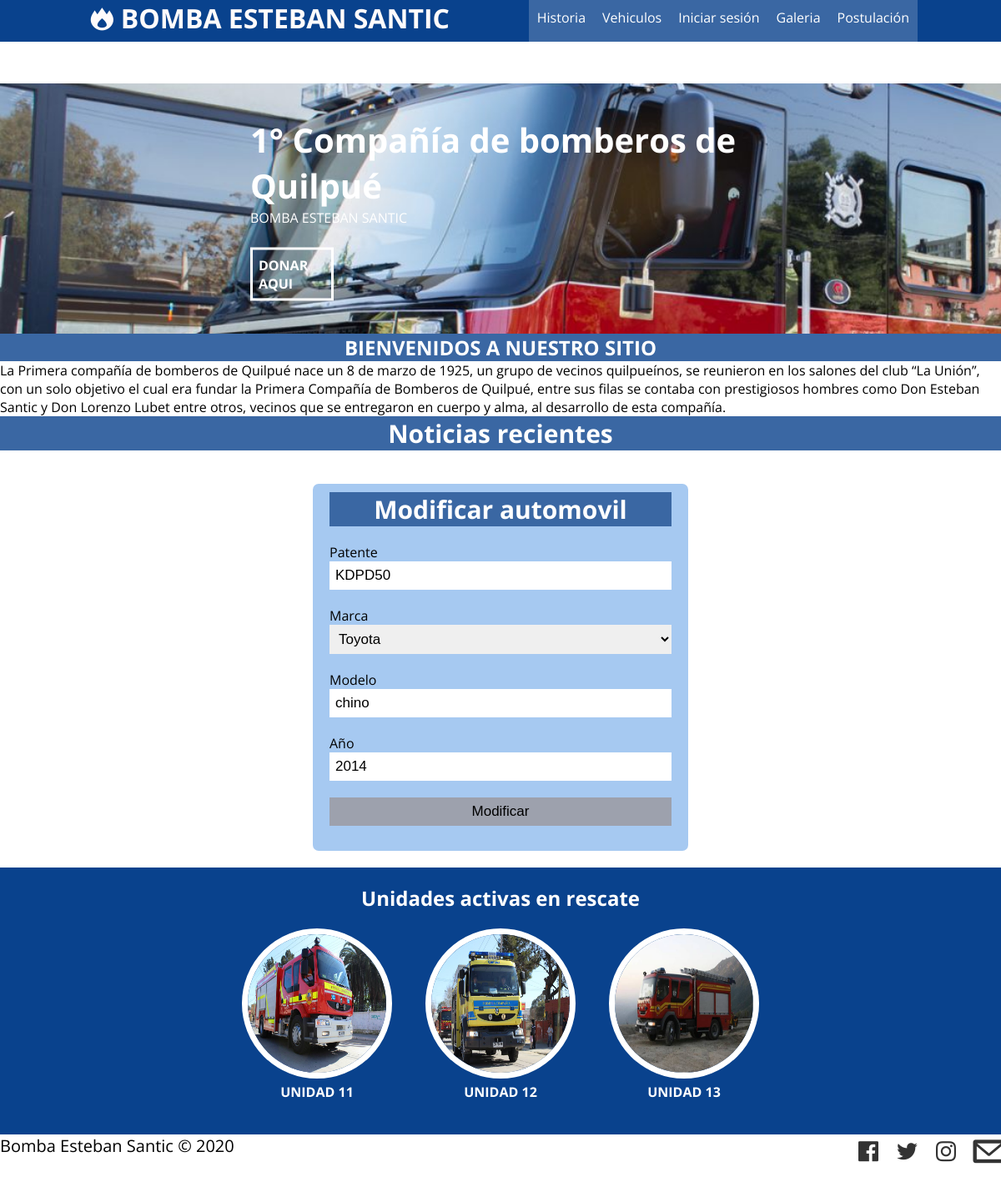
Screenshot of /modificar_automovil/16/ with the database file from the repository.
### blog/models.py (models this page shows, shortened)
class Automovil(models.Model):
    patente = models.CharField(max_length=10, unique=True)
    modelo = models.CharField(max_length=50)
    anio = models.IntegerField(verbose_name='año')
    marca = models.ForeignKey(Marca, on_delete=models.CASCADE)
    class Meta:
        verbose_name = "Automovil"
        verbose_name_plural = "Automoviles"

class Marca(models.Model):
    nombre = models.CharField(max_length=50)
    descripcion = models.CharField(max_length=200)

### blog/views.py (the view, shortened to what this page needs)
# urls.py: path('modificar_automovil/<id>/', views.modificar_automovil, name="modificar_automovil" ),
def modificar_automovil(request, id):
    auto = Automovil.objects.get(id=id)
    marcas = Marca.objects.all()
    variables = {
        'auto':auto,
        'marcas':marcas
    }
    return render(request, 'blog/modificar_automovil.html', variables)

### blog/templates/blog/modificar_automovil.html (shortened to what this page needs)
{% extends "blog/base.html" %}
{% block content %}
    {% load static %}
    <form action="" id="formularioAutomovil" method="POST">
        <h3>
             Modificar automovil
        </h3>
        <label for="">Patente</label>
        <input type="text" name="txtPatente" id="txtPatente" value="{{ auto.patente }}">
        <br>
        <label for="">Marca</label>
        <select name="cboMarca" id="cboMarca">
            {% for m in marcas %}
                <option
                {% if m.id == auto.marca.id %}
                {{'selected'}}
                {% endif %}
                value="{{ m.id }}">{{ m.nombre}}</option>
            {% endfor %}
        </select>
        <br>
        <label for="">Modelo</label>
        <input type="text" name="txtModelo" id="txtModelo" value="{{ auto.modelo }}">
        <br>
        <label for="">Año</label>
        <input type="text" name="txtAnio" id="txtAnio" value="{{ auto.anio }}">
        <input type="submit" value="Modificar" id="boton">
    </form>
{% endblock %}

### blog/static/blog/css/formulario.css (style rules this page uses)
body { background: #fff; margin: 0; }
form { width: 450px; margin: auto; background: rgb(166, 201, 241); padding: 10px 20px; box-sizing: border-box; margin-top: 20px; border-radius: 7px; }
h3 { background: rgb(58, 103, 163); color:#fff; text-align: center; margin: 0; font-size: 30px; margin-bottom: 20px; }
input { width: 100%; margin-bottom: 20px; padding: 7px; box-sizing: border-box; font-size: 17px; border: none; }
select { width: 100%; margin-bottom: 20px; padding: 7px; box-sizing: border-box; font-size: 17px; border: none; }
#boton { background: rgb(157, 161, 173); }

### blog/static/blog/css/style.css (style rules this page uses)
* { margin: 0; padding: 0; box-sizing: border-box; }
body { font-family: 'Open Sans', sans-serif; }

### rows the page displays
Automovil: txtPatente "KDPD50", cboMarca "Toyota", txtModelo "chino", txtAnio "2014"
